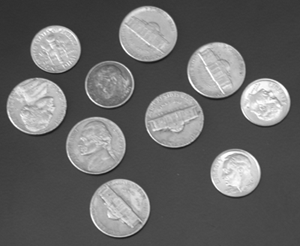
#> input picture ImageProcessing/testscripts/coins.png, 300 x 246 px, given in place of the camera
$ python videoTutorial.py
#> lines starting #> are read from the running program, lines starting #| are printed output that depends on the picture; after the words box and inside, x2 and y2 are one past the last pixel; in counts of white or black regions, pixels touching at a corner belong together
import numpy as np
import cv2 as cv

def blobAnalysis(im):
    #contours = cv.findContours(im, cv.RETR_EXTERNAL, cv.CHAIN_APPROX_SIMPLE)
    contours, hierarchy = cv.findContours(im, cv.RETR_TREE, cv.CHAIN_APPROX_SIMPLE)
    cv.drawContours(im, contours, -1, (0,255,0), 3)


cap = cv.VideoCapture(0)  # use videocapture function to load the object
if not cap.isOpened():
    print("Cannot open camera")
    exit()
while True:
    # capture frame by frame
    ret, frame = cap.read()
#> frame is the input picture: shape (246, 300, 3); min 23, max 255, mean 103
    # if frame is read correctly ret is true
    if not ret:
        print("Can't receive frame(stream end). Exiting ...")
        break
    # operation on the frame
    gray = cv.cvtColor(frame, cv.COLOR_BGR2GRAY)
    inverted_img = cv.bitwise_not(gray)
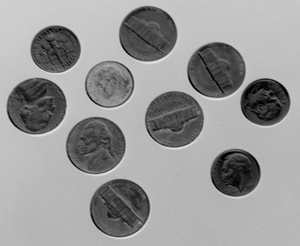
#> inverted_img: shape (246, 300); min 0, max 232, mean 152
    ret,thresh_au = cv.threshold(inverted_img,20,255,cv.THRESH_BINARY) #Threshold
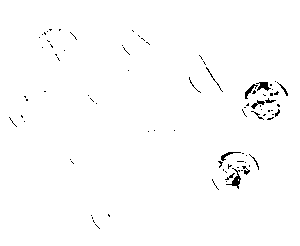
#> thresh_au: shape (246, 300); 98.9% white; black in thin lines or dots, all inside (x1, y1, x2, y2) = (9, 29, 288, 229)
    detector = cv.SimpleBlobDetector_create()

    keypoints = detector.detect(thresh_au)
#> keypoints = 1 keypoints; (x, y, size): (254, 105, 6.7)
    #print(keypoints)

    # draw detected blob as round circles
    # cv2.DRAW_MATCHES_FLAGS_DRAW_RICH_KEYPOINTS ensures the size of the circle corresponds to the size of blob

    im_with_keypoints = cv.drawKeypoints(thresh_au, keypoints, np.array(
        []), (0, 0, 255), cv.DRAW_MATCHES_FLAGS_DRAW_RICH_KEYPOINTS)
    # display the results
    blobAnalysis(thresh_au)
#> in blobAnalysis, `contours, hierarchy = cv.findContours(im, cv.RETR_TREE, cv.CHAIN_APPRO..`: contours = 178 contours, 164 with area under 20; largest, box (x1, y1, x2, y2) and area: (0, 0, 300, 246) 73255, (225, 168, 242, 190) 117, (256, 81, 272, 92) 91, (244, 83, 259, 100) 76, (220, 151, 242, 162) 74
#> in blobAnalysis, `cv.drawContours(im, contours, -1, (0,255,0), 3)`:
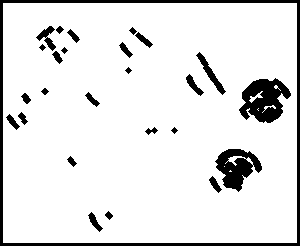
#> im: shape (246, 300); 89.7% white; 26 black regions, largest, box (x1, y1, x2, y2) and area: (0, 0, 300, 246) 3240, (239, 78, 291, 123) 1444, (215, 149, 262, 192) 1108
    cv.imshow("Frame", thresh_au)
    if cv.waitKey(1) == ord("q"):
#> (key q is pressed here)
        break

# release the capture
cap.release()
cv.destroyAllWindows()
